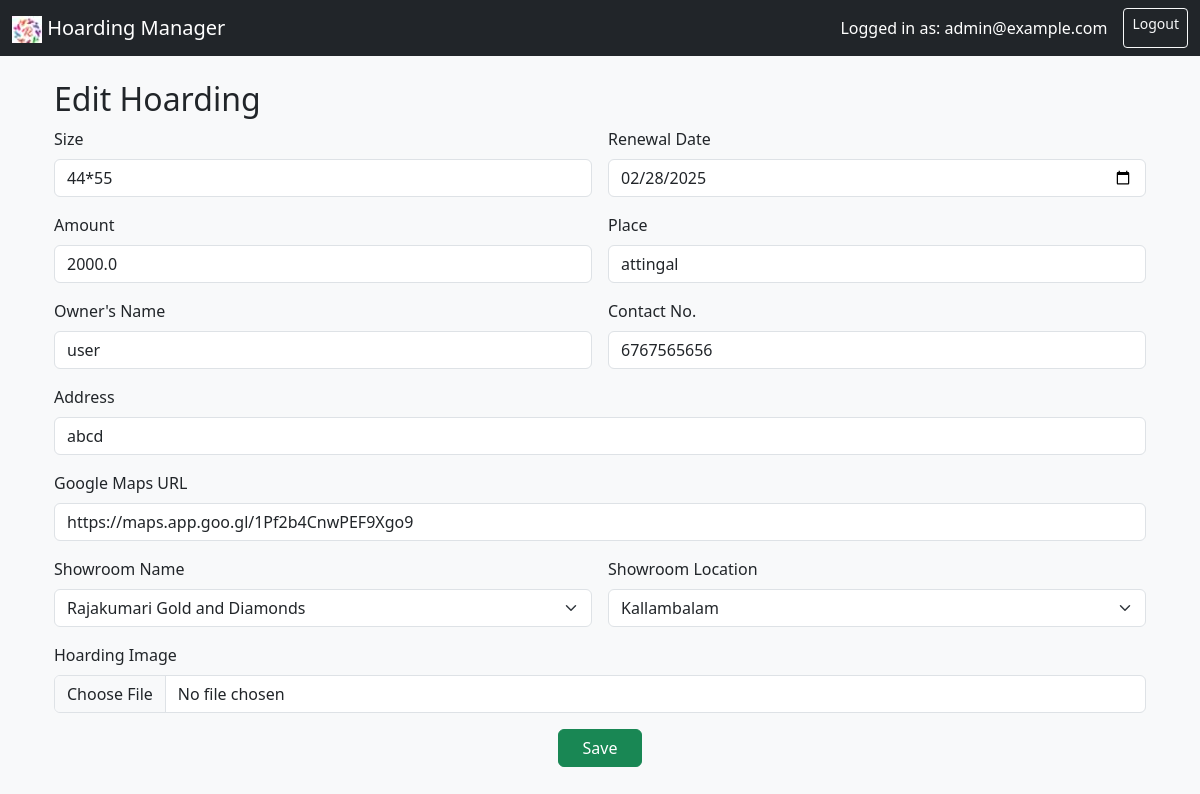
The app's page /edit/4 (signed in), older data.
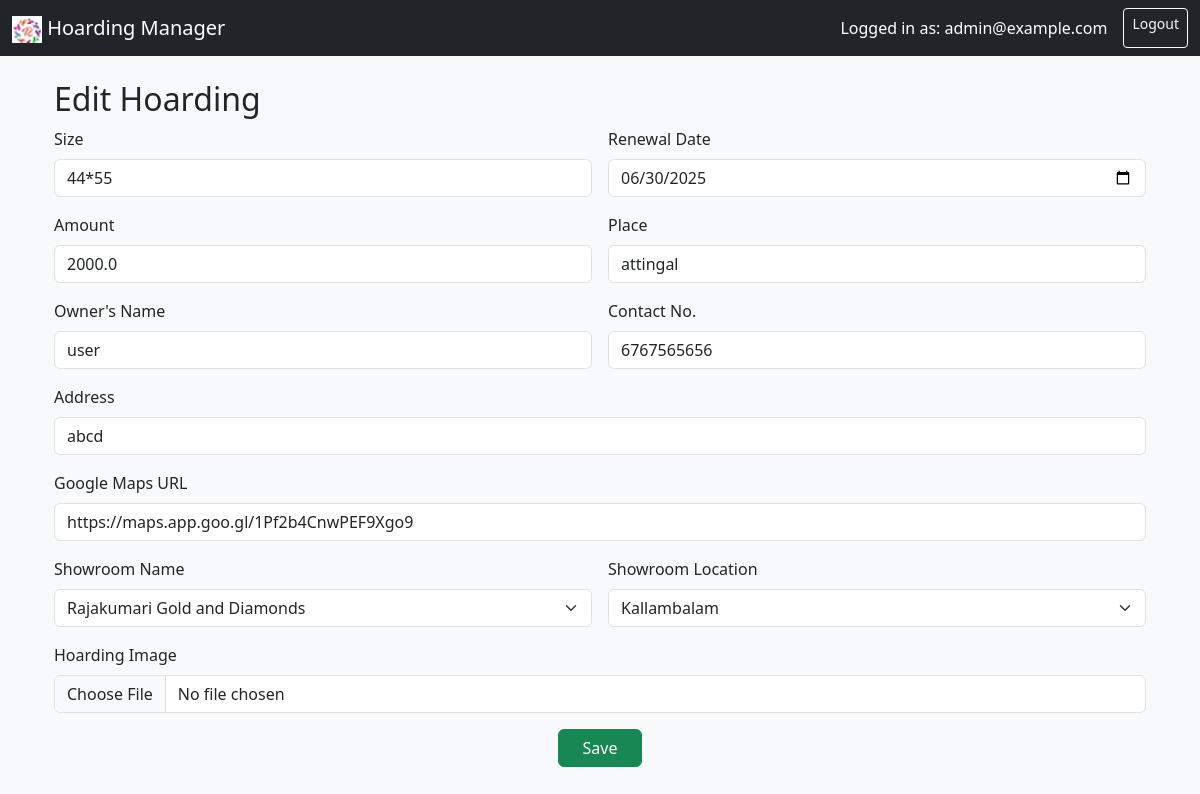
The same page, newer data.
### models.py (models this page shows)
class User(UserMixin, db.Model):
    id       = db.Column(db.Integer, primary_key=True)
    email    = db.Column(db.String(150), unique=True, nullable=False)
    password = db.Column(db.String(256), nullable=False)
    is_admin = db.Column(db.Boolean, default=False)

class Hoarding(db.Model):
    id                = db.Column(db.Integer, primary_key=True)
    size              = db.Column(db.String(50))
    renewal_date      = db.Column(db.Date)
    amount            = db.Column(db.Float)
    place             = db.Column(db.String(100))
    owner_name        = db.Column(db.String(100))
    contact           = db.Column(db.String(20))
    address           = db.Column(db.String(200))
    location_url      = db.Column(db.String(300))
    showroom_name     = db.Column(db.String(100))
    showroom_location = db.Column(db.String(100))
    image_filename    = db.Column(db.String(300))
    created_by        = db.Column(db.Integer, db.ForeignKey('user.id'))
    user = db.relationship('User', backref='hoardings')

### app.py (the view, shortened to what this page needs)
@app.route('/edit/<int:id>', methods=['GET', 'POST'])
@login_required
def edit(id):
    h = Hoarding.query.get_or_404(id)
    if not (current_user.id == h.created_by or current_user.is_admin):
        flash("Access denied.", "danger")
        return redirect(url_for('dashboard'))
    form = HoardingForm(obj=h)
    return render_template("hoarding_form.html", form=form, title="Edit Hoarding")

### app.py (called while the page is built)
@login_manager.user_loader
def load_user(user_id):
    return User.query.get(int(user_id))

### templates/hoarding_form.html (shortened to what this page needs)
{% extends 'base.html' %}
{% block content %}
<div class="container mt-4">
  <h2>{{ title if title else "Add New Hoarding" }}</h2>
  <form method="post" enctype="multipart/form-data">
    <div class="row g-3">
      <div class="col-md-6">
        {{ form.size.label(class="form-label") }}
        {{ form.size(class="form-control") }}
      </div>
      <div class="col-md-6">
        {{ form.renewal_date.label(class="form-label") }}
        {{ form.renewal_date(class="form-control") }}
      </div>
      <div class="col-md-6">
        {{ form.amount.label(class="form-label") }}
        {{ form.amount(class="form-control") }}
      </div>
      <div class="col-md-6">
        {{ form.place.label(class="form-label") }}
        {{ form.place(class="form-control") }}
      </div>
      <div class="col-md-6">
        {{ form.owner_name.label(class="form-label") }}
        {{ form.owner_name(class="form-control") }}
      </div>
      <div class="col-md-6">
        {{ form.contact.label(class="form-label") }}
        {{ form.contact(class="form-control") }}
      </div>
      <div class="col-12">
        {{ form.address.label(class="form-label") }}
        {{ form.address(class="form-control") }}
      </div>
      <div class="col-12">
        {{ form.location_url.label(class="form-label") }}
        {{ form.location_url(class="form-control") }}
      </div>
      <div class="col-md-6">
        {{ form.showroom_name.label(class="form-label") }}
        {{ form.showroom_name(class="form-select") }}
      </div>
      <div class="col-md-6">
        {{ form.showroom_location.label(class="form-label") }}
        {{ form.showroom_location(class="form-select") }}
      </div>
      <div class="col-12">
        {{ form.image.label(class="form-label") }}
        {{ form.image(class="form-control") }}
      </div>
      <div class="col-12 text-center mt-3">
        {{ form.submit(class="btn btn-success px-4") }}
      </div>
    </div>
  </form>
</div>
{% endblock %}

### templates/base.html (shortened to what this page needs)
<!DOCTYPE html>
<html lang="en">
<head>
  <link href="https://cdn.jsdelivr.net/npm/bootstrap@5.3.3/dist/css/bootstrap.min.css" rel="stylesheet">
  <link href="{{ url_for('static', filename='css/styles.css') }}" rel="stylesheet">
</head>
<body class="bg-light">
  <nav class="navbar navbar-expand-lg navbar-dark bg-dark mb-4">
    <div class="container-fluid">
      <a class="navbar-brand" href="{{ url_for('dashboard') }}">
        <img src="{{ url_for('static', filename='logo.png') }}" alt="Logo" width="30"> Hoarding Manager
      </a>
      <div class="d-flex">
        {% if current_user.is_authenticated %}
          <span class="navbar-text me-3 text-white">Logged in as: {{ current_user.email }}</span>
          <a class="btn btn-outline-light btn-sm" href="{{ url_for('logout') }}">Logout</a>
        {% endif %}
      </div>
    </div>
  </nav>
  <main class="container">
    {% block content %}{% endblock %}
  </main>
</body>
</html>

### static/css/styles.css (style rules this page uses)
body { background-color: #f5f5f5; }

Row changes from the older to the newer data that the page shows:
changed Hoarding "attingal": renewal_date "02/28/2025" → "06/30/2025"
